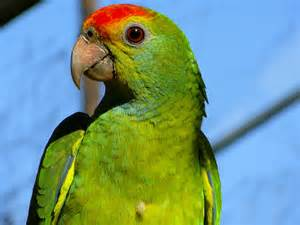
%> input picture parrot.jpg, 300 x 225 px
$ octave transpose.m   (GNU Octave 9; MATLAB toolbox functions it lacks are replaced by stand-ins)
%> lines starting %> are read from the running program, lines starting %| are printed output that depends on the picture
a=imread('parrot.jpg');
%> a is the input picture: size 225x300x3 uint8; mean R, G, B 116.3, 152, 135
[row,col,depth]=size(a);
%> row = 225; col = 300; depth = 3
b=zeros(col,row,depth);
for k=1:depth
    for i=1:col
        for j=1:row
            b(i,j,k)=a(j,i,k);
        end
    end
end
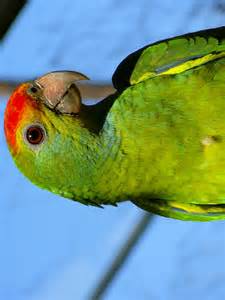
%> b: size 300x225x3 double; mean R, G, B 116.3, 152, 135; mean of the top-left, top-right, bottom-left and bottom-right quarters 129.2, 110.9, 156.1, 141.6
imwrite(b,'parrot_trans.jpg');
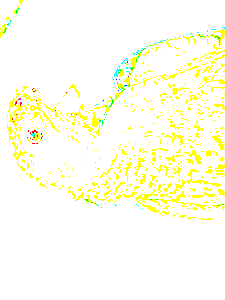
%> saved as parrot_trans.jpg: size 300x225x3 uint8; mean R, G, B 254, 254.7, 233.8
r=a(:,:,1);
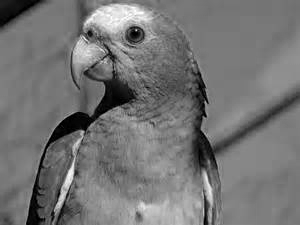
%> r: size 225x300 uint8; min 0, max 255, mean 116.3
g=a(:,:,2);
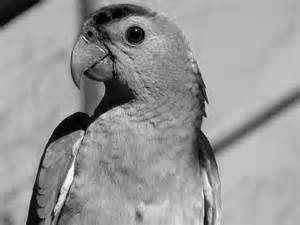
%> g: size 225x300 uint8; min 0, max 255, mean 152
bl=a(:,:,3);
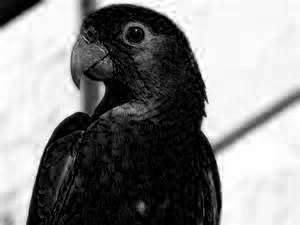
%> bl: size 225x300 uint8; min 0, max 255, mean 135
imwrite(uint8(r),'parrot_red.jpg');
imwrite(uint8(g),'parrot_green.jpg');
imwrite(uint8(bl),'parrot_blue.jpg');
imshow(a)
figure, imshow(b)
figure, imshow(r)
figure, imshow(g)
figure, imshow(bl)
